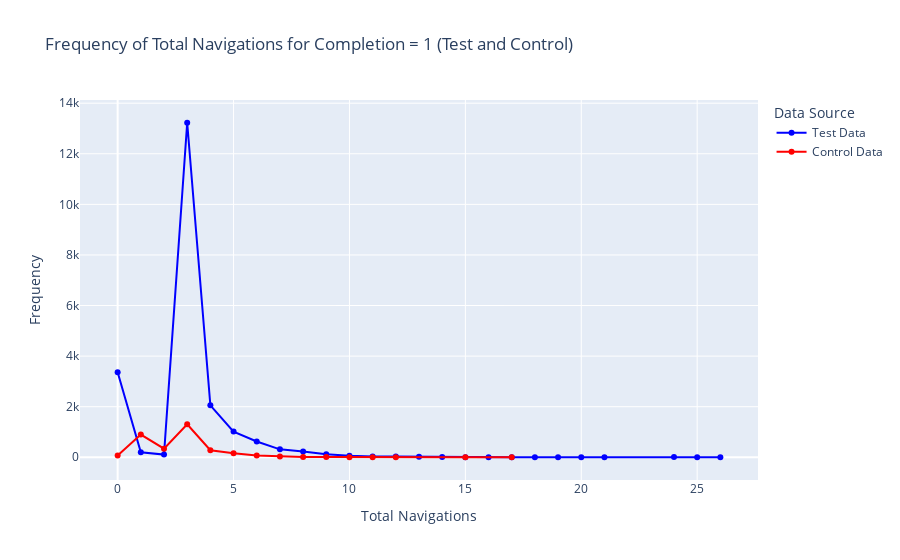

This figure's notebook cell:
### Code cell
import plotly.graph_objs as go
import pandas as pd

# Assuming df_test_final and df_control_final are your DataFrames containing the necessary data

# Filter the data to include only rows where 'total_navigations' <= 30 and 'completion' == 1
filtered_test_df = df_test_final[(df_test_final['total_navigations'] <= 30) & (df_test_final['completion'] == 1)]
filtered_control_df = df_control_final[(df_control_final['total_navigations'] <= 30) & (df_control_final['completion'] == 1)]

# Calculate the frequency of 'total_navigations' for 'completion' value 1
freq_test = filtered_test_df['total_navigations'].value_counts().sort_index()
freq_control = filtered_control_df['total_navigations'].value_counts().sort_index()

# Create a line graph
fig = go.Figure()

# Line for test data
fig.add_trace(go.Scatter(
    x=freq_test.index,
    y=freq_test.values,
    mode='lines+markers',
    name='Test Data',
    line=dict(color='blue')
))

# Line for control data
fig.add_trace(go.Scatter(
    x=freq_control.index,
    y=freq_control.values,
    mode='lines+markers',
    name='Control Data',
    line=dict(color='red')
))

# Update layout
fig.update_layout(
    title='Frequency of Total Navigations for Completion = 1 (Test and Control)',
    xaxis_title='Total Navigations',
    yaxis_title='Frequency',
    legend_title_text='Data Source'
)

# Show the plot

### Figure 1 — Plotly figure (JSON) as saved in the notebook; plotly's stock layout.template omitted (floating-point values rounded to 4 significant figures)
{"data": [{"line": {"color": "blue"}, "mode": "lines+markers", "name": "Test Data", "type": "scatter", "x": [0, 1, 2, 3, 4, 5, 6, 7, 8, 9, 10, 11, 12, 13, 14, 15, 16, 17, 18, 19, 20, 21, 24, 25, 26], "y": [3362, 196, 107, 13227, 2054, 1016, 623, 314, 231, 118, 62, 27, 29, 19, 14, 3, 4, 4, 3, 4, 2, 4, 7, 1, 1]}, {"line": {"color": "red"}, "mode": "lines+markers", "name": "Control Data", "type": "scatter", "x": [0, 1, 2, 3, 4, 5, 6, 7, 8, 9, 10, 11, 12, 15, 17], "y": [68, 897, 342, 1303, 277, 156, 68, 34, 11, 8, 3, 2, 3, 3, 2]}], "layout": {"legend": {"title": {"text": "Data Source"}}, "title": {"text": "Frequency of Total Navigations for Completion = 1 (Test and Control)"}, "xaxis": {"title": {"text": "Total Navigations"}}, "yaxis": {"title": {"text": "Frequency"}}}}
